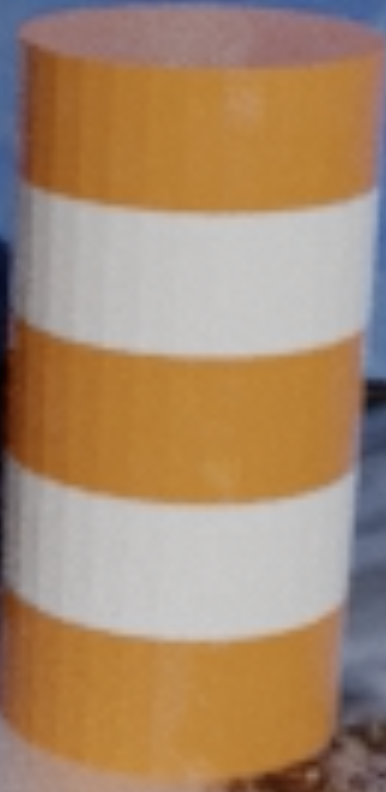
#> input picture asn4/croppedBarrel.png, 386 x 792 px, found by its file name
$ jupyter execute ASN4_scheruku.ipynb
#> lines starting #> are read from the running program, lines starting #| are printed output that depends on the picture
[cell 1]
import cv2
import numpy as np
from matplotlib import pyplot as plt

[cell 2]
# Converting the image to grayscale

cv2.imshow("Grayscale", cv2.imread('/Users/siddharthcherukupalli/repos/autonomous-unmanned-systems/asn4/croppedBarrel.png', 0))
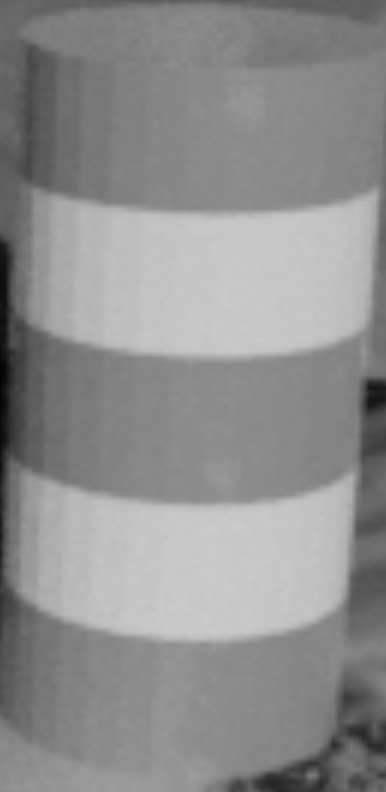
#> window 'Grayscale': shape (792, 386); min 3, max 203, mean 142.8
cv2.waitKey(1)

[cell 3]
vid = cv2.VideoCapture('/Users/siddharthcherukupalli/repos/autonomous-unmanned-systems/asn4/Vid.mp4')
img = cv2.imread('croppedBarrel.png')
#> img is the input picture: shape (792, 386, 3); mean B, G, R 109, 137.6, 167.6
# img = cv2.resize(img, (50, 80))


while vid.isOpened():
    ret, frame = vid.read()
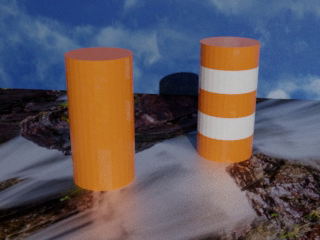
#> input picture frame 10 of asn4/Vid.mp4, 320 x 240 px
#> frame is the input picture: shape (240, 320, 3); mean B, G, R 94.1, 87.4, 95.6
    cv2.imshow('Frame', frame)
    grayFrame = cv2.cvtColor(frame, cv2.COLOR_BGR2GRAY)
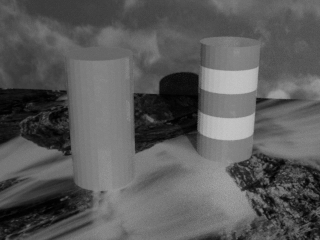
#> grayFrame: shape (240, 320); min 0, max 196, mean 90.6
    cv2.waitKey(40)
